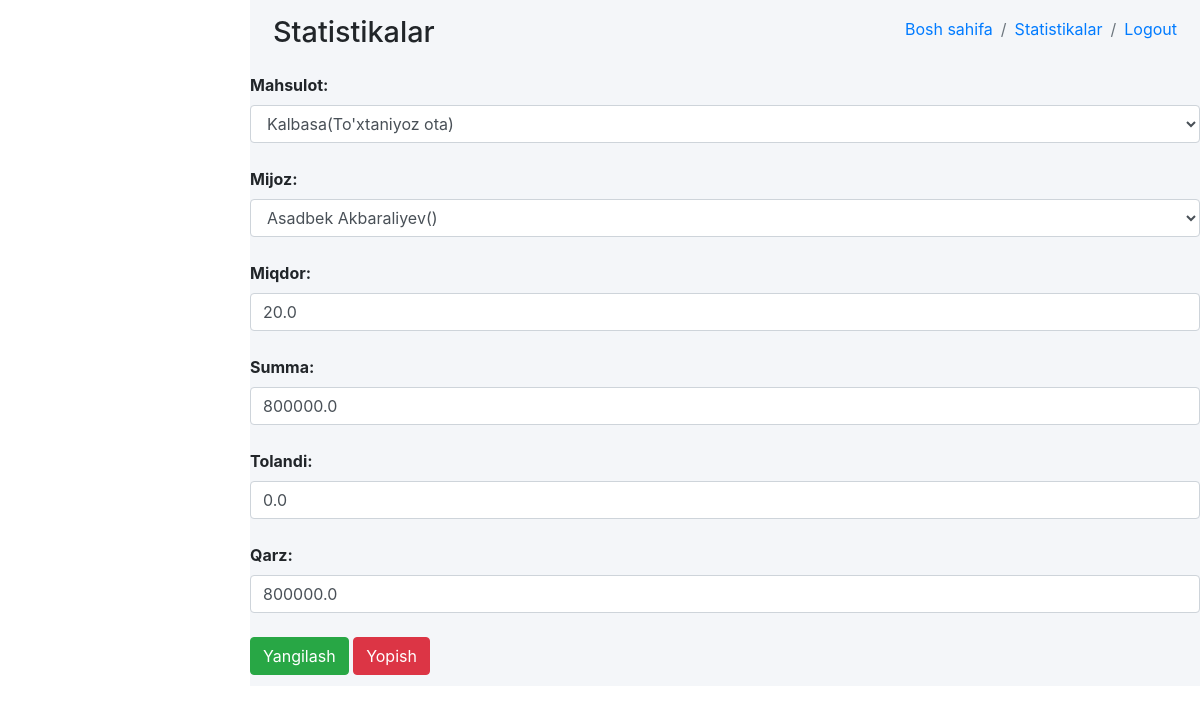
The page /stats/tahrirlash/31/ (signed in) on the database its author committed.
### statsApp/models.py (models this page shows, shortened)
class Stats(models.Model):
    mahsulot=models.ForeignKey(Mahsulot, on_delete=models.SET_NULL, null=True)
    mijoz=models.ForeignKey(Mijoz, on_delete=models.SET_NULL, null=True)
    sana=models.DateField()
    miqdor=models.FloatField(validators=[MinValueValidator(0)])
    summa=models.FloatField(blank=True, null=True, validators=[MinValueValidator(0)])
    tolandi=models.FloatField(default=0, validators=[MinValueValidator(0)])
    qarz=models.FloatField(default=0, validators=[MinValueValidator(0)])
    tarqatuvchi=models.ForeignKey(Tarqatuvchi, on_delete=models.CASCADE)

### mainApp/models.py (models this page shows, shortened)
class Mahsulot(models.Model):
    nom = models.CharField(max_length=255)
    brend = models.CharField(max_length=255, blank=True, null=True)
    narx1 = models.FloatField(validators=[MinValueValidator(0)])
    narx2 = models.FloatField(validators=[MinValueValidator(0)], null=True, blank=True)
    miqdor = models.PositiveIntegerField(default=1)
    olchov = models.CharField(max_length=50)
    tarqatuvchi = models.ForeignKey(Tarqatuvchi, on_delete=models.CASCADE)
    sana = models.DateField()

class Mijoz(models.Model):
    ism = models.CharField(max_length=255)
    dokon = models.CharField(max_length=255, blank=True, null=True)
    tel = models.CharField(max_length=14)
    manzil = models.TextField()
    tarqatuvchi = models.ForeignKey(Tarqatuvchi, on_delete=models.CASCADE)
    qarz = models.FloatField(default=0, null=True, blank=True)

### statsApp/views.py (the view, shortened to what this page needs)
# urls.py: path('tahrirlash/<int:pk>/', Stats_TahrirlashView.as_view(), name='tahrirlash'),
class Stats_TahrirlashView(View):
    def get(self, request, pk):
        if request.user.is_authenticated:
            sotuvlar = Stats.objects.get(id=pk)
            context = {
                'sotuvlar': sotuvlar,
                'mahsulot': Mahsulot.objects.filter(tarqatuvchi=request.user),
                'mijoz': Mijoz.objects.filter(tarqatuvchi=request.user)
            }
            return render(request, 'statistika_tahrirlash.html', context)
        return redirect('login')

### templates/statistika_tahrirlash.html (shortened to what this page needs)
<!DOCTYPE html>
<html lang="en">
<head>
  <link rel="stylesheet" href="/static/plugins/fontawesome-free/css/all.min.css">
  <link rel="stylesheet" href="https://code.ionicframework.com/ionicons/2.0.1/css/ionicons.min.css">
  <link rel="stylesheet" href="/static/dist/css/adminlte.min.css">
  <link rel="stylesheet" href="https://maxcdn.bootstrapcdn.com/bootstrap/4.5.2/css/bootstrap.min.css">
</head>
<body class="hold-transition sidebar-mini">
<div class="wrapper">
  <div class="content-wrapper">
    <div class="content-header">
      <div class="container-fluid">
        <div class="row mb-2">
          <div class="col-sm-6">
            <h1 class="m-0">Statistikalar</h1>
          </div>
          <div class="col-sm-6">
            <ol class="breadcrumb float-sm-right">
              <li class="breadcrumb-item"><a href="{%url 'bolimlar'%}">Bosh sahifa</a></li>
              <li class="breadcrumb-item active"><a href="{%url 'stats'%}">Statistikalar</a></li>
              <li class="breadcrumb-item"><a href="{%url 'logout'%}">Logout</a></li>
            </ol>
          </div>
        </div>
      </div>
    </div>
          <form method="post" id="edit-product-form"  >
              <label>Mahsulot:</label>
              <select class="form-control"  name="mahsulot" required>
                  <option value="{{sotuvlar.mahsulot.id}}">{{sotuvlar.mahsulot.nom}}({{sotuvlar.mahsulot.brend}})</option>
              </select>
                <br>
              <label>Mijoz:</label>
              <select class="form-control"  name="mijoz" required>
                  <option value="{{sotuvlar.mijoz.id}}">{{sotuvlar.mijoz.ism}}({{sotuvlar.mizoz.dokon}})</option>
              </select>
                <br>
              <label>Miqdor:</label>
              <input type="number" name="miqdor" value="{{sotuvlar.miqdor}}" id="edit-product-price" class="form-control" required>
              <br>
              <label>Summa:</label>
              <input type="number" name="summa" value="{{sotuvlar.summa}}" id="edit-product-amount" class="form-control" required>
              <br>
              <label>Tolandi:</label>
              <input type="number" name="tolandi" value="{{sotuvlar.tolandi}}" id="edit-product-amount1" class="form-control" required>
              <br>
              <label>Qarz:</label>
              <input type="number" name="qarz" value="{{sotuvlar.qarz}}" id="edit-product-amount2" class="form-control" required>
              <br>
            <button type="submit" class="btn btn-success">Yangilash</button>
              <a href="{%url 'stats'%}"><button type="button" class="btn btn-danger" data-dismiss="modal">Yopish</button></a>
      </form>
  </div>
</div>
</body>
</html>

### rows shown on the page
Stats: mahsulot "Kalbasa(To'xtaniyoz ota)", mijoz "Asadbek Akbaraliyev()", miqdor "20.0", summa "800000.0", tolandi "0.0", qarz "800000.0"
